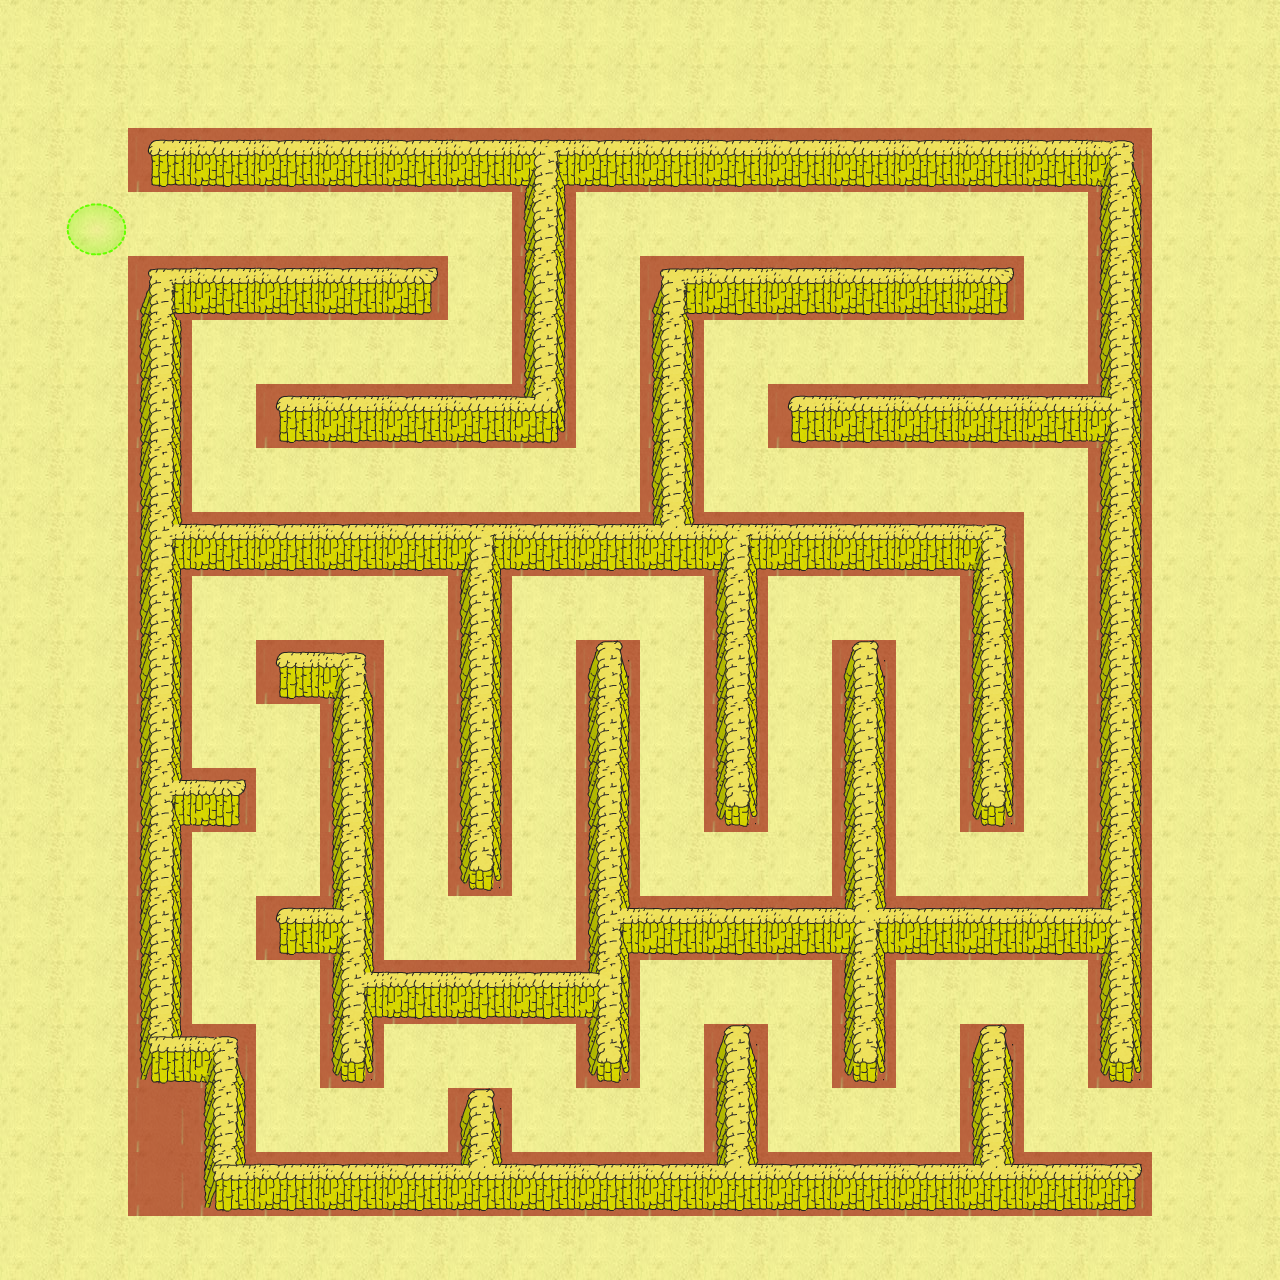

This is a level from a 2D game, rendered from its Tiled map with the project's own tilesets. A one-line summary and the map file follow, with tile-layer data summarised:
An orthogonal 20x20 tile map with 64x64 px tiles, 3 tile layers (land, SpecialLayer, Walls), 7 tilesets and 4 objects (characters/player/player_one, tile_trigger/next_level, player_data/player_data, tile_trigger/start).

<map version="1.0" orientation="orthogonal" renderorder="right-down" width="20" height="20" tilewidth="64" tileheight="64" nextobjectid="5">
 <tileset firstgid="1" name="water" tilewidth="64" tileheight="64">
  <image source="../../../../tiles/water.png" width="320" height="1216" />
 </tileset>
 <tileset firstgid="96" name="jungle" tilewidth="64" tileheight="64">
  <image source="../../../../tiles/jungle.png" width="320" height="1216" />
 </tileset>
 <tileset firstgid="191" name="paths" tilewidth="64" tileheight="64">
  <image source="../../../../tiles/paths.png" width="320" height="1216" />
 </tileset>
 <tileset firstgid="286" name="objects" tilewidth="64" tileheight="64">
  <image source="../../../../tiles/objects.png" width="320" height="1216" />
 </tileset>
 <tileset firstgid="381" name="sand" tilewidth="64" tileheight="64">
  <image source="../../../../tiles/sand.png" width="320" height="1216" />
 </tileset>
 <tileset firstgid="476" name="walls" tilewidth="64" tileheight="64">
  <image source="../../../../tiles/walls.png" width="320" height="1216" />
 </tileset>
 <tileset firstgid="571" name="special" tilewidth="64" tileheight="64">
  <image source="../../../../tiles/special.png" width="320" height="1216" />
 </tileset>
 <layer name="land" width="20" height="20">
  <data>[400 cells, 400 non-empty, 1 distinct tile ids]</data>
 </layer>
 <objectgroup name="Object Layer 1">
  <object id="1" name="characters/player/player_one" gid="286" x="64" y="256" width="64" height="64" />
  <object id="2" name="tile_trigger/next_level" gid="292" x="1152" y="1152" width="64" height="64" />
  <object id="3" name="player_data/player_data" gid="287" x="64" y="64" width="64" height="64" />
  <object id="4" name="tile_trigger/start" gid="292" x="64" y="256" width="64" height="64" />
 </objectgroup>
 <layer name="SpecialLayer" width="20" height="20">
  <data>[400 cells, 153 non-empty, 2 distinct tile ids]</data>
 </layer>
 <layer name="Walls" width="20" height="20">
  <data>[400 cells, 150 non-empty, 15 distinct tile ids]</data>
 </layer>
</map>
